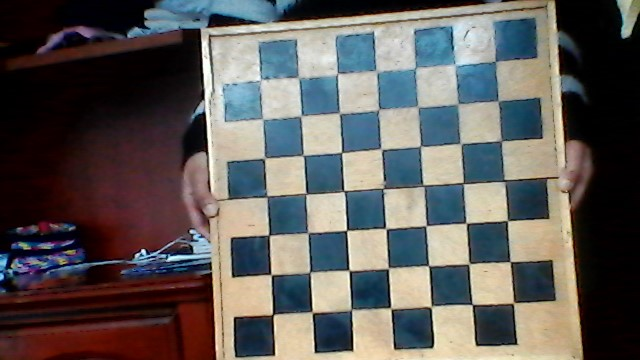
#> input picture PC_images/image1.jpg, 640 x 360 px; its folder holds only this picture in this run
$ python calibration.py
#> lines starting #> are read from the running program, lines starting #| are printed output that depends on the picture; after the words box and inside, x2 and y2 are one past the last pixel; in counts of white or black regions, pixels touching at a corner belong together; long printed decimals are rounded
import numpy as np
import cv2
import glob
import os
import json

w = 7
h = 7

# termination criteria
criteria = (cv2.TERM_CRITERIA_EPS + cv2.TERM_CRITERIA_MAX_ITER, 30, 0.001)

# prepare object points, like (0,0,0), (1,0,0), (2,0,0) ....,(6,5,0)
objp = np.zeros((h * w, 3), np.float32)
objp[:, :2] = np.mgrid[0:w, 0:h].T.reshape(-1, 2)
# Arrays to store object points and image points from all the images.
objpoints = []  # 3d point in real world space
imgpoints = []  # 2d points in image plane.

path = r'.\PC_images' #r'.\Phone_images'
path_file = os.path.join(path, 'image*.jpg')

images = glob.glob(path_file)
print(images)
for fname in images:
    img = cv2.imread(fname)
#> img is the input picture: shape (360, 640, 3); mean B, G, R 89, 90.8, 94.3
    gray = cv2.cvtColor(img, cv2.COLOR_BGR2GRAY)
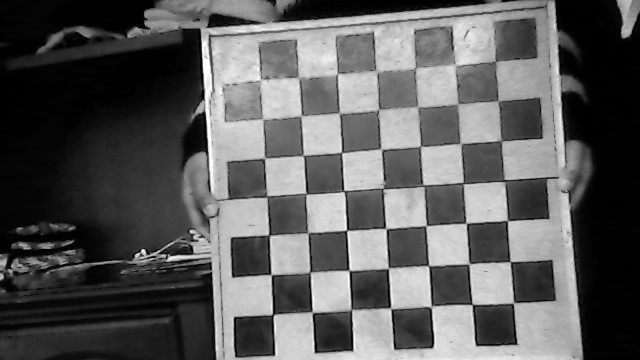
#> gray: shape (360, 640); min 0, max 255, mean 91.6
    # Find the chess board corners
    ret, corners = cv2.findChessboardCorners(gray, (w, h), None)
#> ret = True; corners = 49 rows, first 8: [495.2, 61.29], [498.1, 101.2], [501.3, 141.8], [505.8, 179.7], [507.6, 221.5], [510, 261.5], [512.5, 303.6], [455.2, 63.8]

    # If found, add object points, image points (after refining them)
    if ret == True:
        objpoints.append(objp)

        corners2 = cv2.cornerSubPix(gray, corners, (11, 11), (-1, -1), criteria)
#> corners2 = 49 rows, first 8: [495.2, 61.26], [498, 100.9], [501.3, 140.6], [504.3, 180.6], [507.3, 220.6], [510.1, 261.7], [513.4, 302.9], [455.3, 65.41]
        imgpoints.append(corners2)

        # Draw and display the corners
        img = cv2.drawChessboardCorners(img, (w, h), corners2, ret)
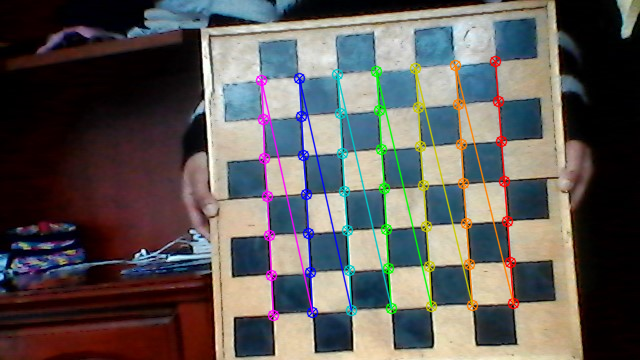
#> img: shape (360, 640, 3); 5.67% of pixels changed, all inside (x1, y1, x2, y2) = (255, 55, 520, 322)
        cv2.imshow('img', img)
        cv2.waitKey(250)

cv2.destroyAllWindows()
ret, mtx, dist, rvecs, tvecs = cv2.calibrateCamera(objpoints, imgpoints, gray.shape[::-1], None, None)
#> ret = 0.365; mtx = [[702.3, 0, 310.3], [0, 710.4, 243.5], [0, 0, 1]]; dist = [[0.374, -3.25, 0.0112, -0.0106, 11.19]]; rvecs = ([0.0317, 0.117, 1.51],); tvecs = ([4.68, -4.56, 17.81],)

print(mtx)
#| [[702.266   0.         310.318]
#|  [  0.         710.397 243.507]
#|  [  0.           0.           1.        ]]
print(dist)
#| [[ 3.73784121e-01 -3.25217078e+00  1.12434695e-02 -1.05823685e-02
#|    1.11858607e+01]]

# reprojection error
mean_error = 0
for i in range(len(objpoints)):
    imgpoints2, _ = cv2.projectPoints(objpoints[i], rvecs[i], tvecs[i], mtx, dist)
    error = cv2.norm(imgpoints[i], imgpoints2, cv2.NORM_L2) / len(imgpoints2)
    mean_error += error
#> this loop made 1 pass
#> (error, mean_error) on pass 1: (0.0522, 0.0522)
#> after the loop, mean_error = 0.0522

print("total error: {}".format(mean_error / len(objpoints)))
#| total error: 0.05216

file_name = 'calibration_pc.json'
json_file = os.path.join(path, file_name)

data = {
    'K': mtx.tolist(),
    'distortion': dist.tolist()
}
#> data = {'K': [[702.3, 0, 310.3], [0, 710.4, 243.5], [0, 0, 1]], 'distortion': [[0.374, -3.25, 0.0112, -0.0106, 11.19]]}

with open(json_file, 'w') as fp:
    json.dump(data, fp, sort_keys=True, indent=1, ensure_ascii=False)

with open(json_file) as fp:
    json_data = json.load(fp)
print(json_data)

$ run again, on PC_images/image13.jpg
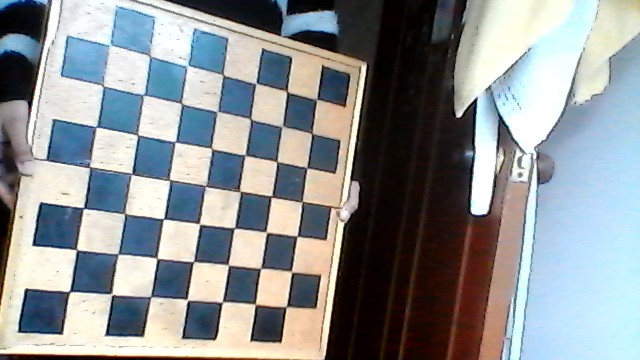
#> input picture PC_images/image13.jpg, 640 x 360 px
#> img is the input picture: shape (360, 640, 3); mean B, G, R 147.3, 145, 140.5
#> `gray = cv2.cvtColor(img, cv2.COLOR_BGR2GRAY)`:
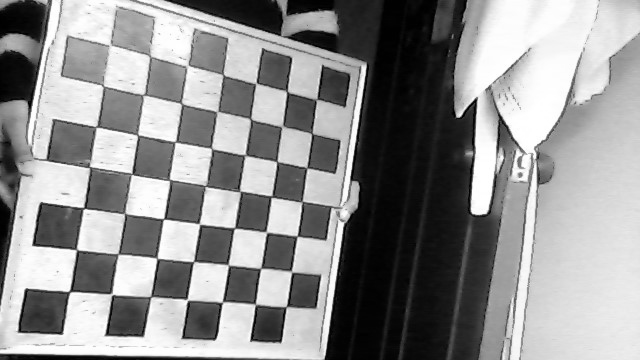
#> gray: shape (360, 640); min 0, max 255, mean 143.9
#> `ret, corners = cv2.findChessboardCorners(gray, (w, h), None)`: ret = True; corners = 49 rows, first 8: [110.1, 45.26], [149.4, 56.63], [187.5, 65.35], [223.5, 74.28], [256.1, 82.23], [286.5, 91.87], [316, 100.2], [102.8, 86.41]
#> corners2 = 49 rows, first 8: [109.9, 44.91], [150.2, 55.97], [187.4, 65.34], [222.9, 74.93], [256.1, 83.47], [286.9, 91.43], [316.7, 99.48], [103.4, 85.75]
#> `img = cv2.drawChessboardCorners(img, (w, h), corners2, ret)`:
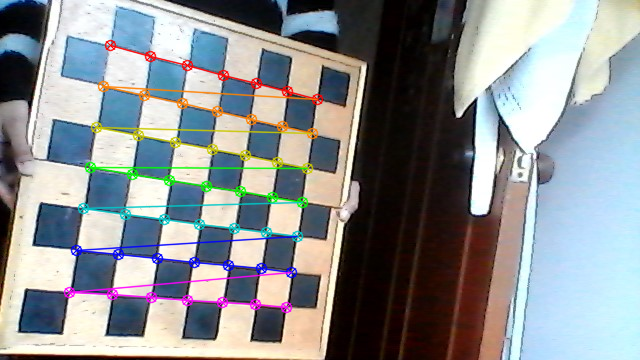
#> img: shape (360, 640, 3); 5.32% of pixels changed, all inside (x1, y1, x2, y2) = (63, 39, 324, 314)
#> `ret, mtx, dist, rvecs, tvecs = cv2.calibrateCamera(objpoints, imgpoint..`: ret = 0.315; mtx = [[467.7, 0, 318.4], [0, 514.4, 173.3], [0, 0, 1]]; dist = [[0.0519, -0.16, -0.00116, -0.00919, 0.211]]; rvecs = ([-0.0083, -0.383, 0.164],); tvecs = ([-5.54, -3.1, 12.67],)
#| [[467.730    0.         318.382]
#|  [  0.         514.439 173.256]
#|  [  0.           0.           1.        ]]
#| [[ 0.05195 -0.1601 -0.001162 -0.009188  0.2105]]
#> the loop `for i in range(len(objpoints)):` made 1 pass
#> (error, mean_error) on pass 1: (0.045, 0.045)
#> after the loop `for i in range(len(objpoints)):`: mean_error = 0.045
#| total error: 0.04496
#> data = {'K': [[467.7, 0, 318.4], [0, 514.4, 173.3], [0, 0, 1]], 'distortion': [[0.0519, -0.16, -0.00116, -0.00919, 0.211]]}

$ run again, on PC_images/image14.jpg
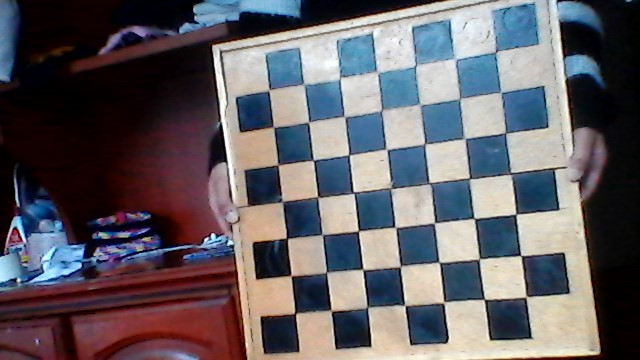
#> input picture PC_images/image14.jpg, 640 x 360 px
#> img is the input picture: shape (360, 640, 3); mean B, G, R 100.2, 94.7, 98.6
#> `gray = cv2.cvtColor(img, cv2.COLOR_BGR2GRAY)`:
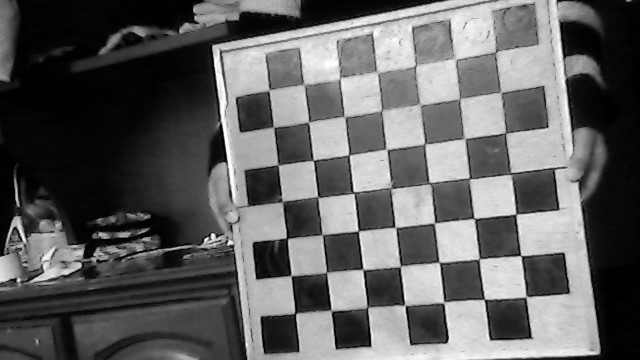
#> gray: shape (360, 640); min 0, max 255, mean 96.5
#> `ret, corners = cv2.findChessboardCorners(gray, (w, h), None)`: ret = True; corners = 49 rows, first 8: [495.5, 52.27], [501.5, 92.26], [505.6, 132.9], [509.8, 174.4], [516, 214.5], [520.7, 255.5], [525.8, 296.6], [456.6, 58.7]
#> corners2 = 49 rows, first 8: [495.5, 51.76], [501, 92.54], [505.5, 132.9], [510.6, 173.4], [515.7, 214.3], [520.8, 255.6], [525.8, 296.9], [455.1, 59.3]
#> `img = cv2.drawChessboardCorners(img, (w, h), corners2, ret)`:
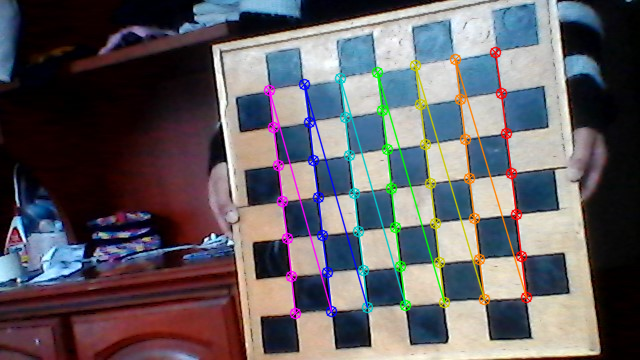
#> img: shape (360, 640, 3); 5.62% of pixels changed, all inside (x1, y1, x2, y2) = (263, 46, 533, 320)
#> `ret, mtx, dist, rvecs, tvecs = cv2.calibrateCamera(objpoints, imgpoint..`: ret = 0.32; mtx = [[789.4, 0, 338], [0, 783, 215.1], [0, 0, 1]]; dist = [[0.47, -7.74, 0.0142, -0.00632, 44.87]]; rvecs = ([0.27, 0.232, 1.44],); tvecs = ([3.82, -4, 19.13],)
#| [[789.391   0.         338.012]
#|  [  0.         782.959 215.067]
#|  [  0.           0.           1.        ]]
#| [[ 4.69810650e-01 -7.74122490e+00  1.41767344e-02 -6.31759273e-03
#|    4.48749400e+01]]
#> the loop `for i in range(len(objpoints)):` made 1 pass
#> (error, mean_error) on pass 1: (0.0458, 0.0458)
#> after the loop `for i in range(len(objpoints)):`: mean_error = 0.0458
#| total error: 0.04575
#> data = {'K': [[789.4, 0, 338], [0, 783, 215.1], [0, 0, 1]], 'distortion': [[0.47, -7.74, 0.0142, -0.00632, 44.87]]}

$ run again, on PC_images/image15.jpg
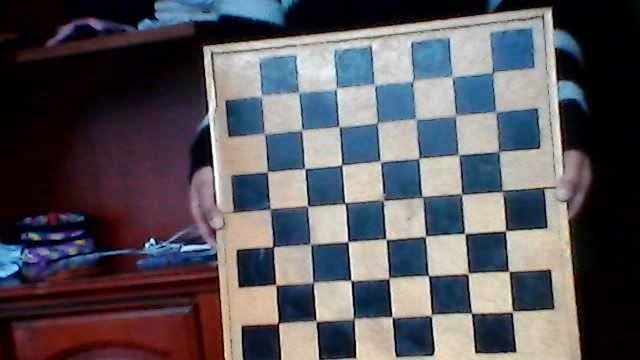
#> input picture PC_images/image15.jpg, 640 x 360 px
#> img is the input picture: shape (360, 640, 3); mean B, G, R 90.3, 84.2, 87
#> `gray = cv2.cvtColor(img, cv2.COLOR_BGR2GRAY)`:
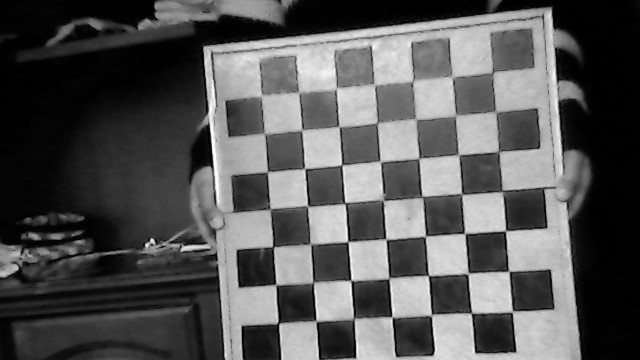
#> gray: shape (360, 640); min 0, max 255, mean 85.7
#> `ret, corners = cv2.findChessboardCorners(gray, (w, h), None)`: ret = True; corners = 49 rows, first 8: [492.7, 72.72], [495.5, 112], [499, 151], [502.5, 190.6], [505.2, 231.3], [509.1, 271.5], [512.5, 311.5], [452, 76.5]
#> corners2 = 49 rows, first 8: [492.5, 72.23], [495.5, 111.6], [498.7, 151.6], [502.4, 190.9], [505.5, 231], [508.7, 271.3], [512.3, 311.5], [452.1, 76.89]
#> `img = cv2.drawChessboardCorners(img, (w, h), corners2, ret)`:
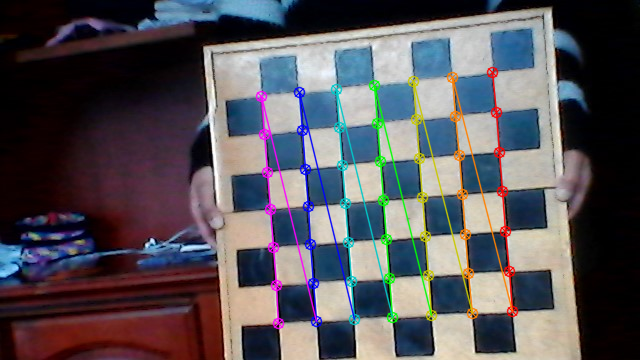
#> img: shape (360, 640, 3); 5.58% of pixels changed, all inside (x1, y1, x2, y2) = (255, 66, 519, 330)
#> `ret, mtx, dist, rvecs, tvecs = cv2.calibrateCamera(objpoints, imgpoint..`: ret = 0.298; mtx = [[807.3, 0, 298.3], [0, 807.3, 209.4], [0, 0, 1]]; dist = [[0.19, -2.64, 0.00886, -0.0163, 20.47]]; rvecs = ([0.146, 0.16, 1.49],); tvecs = ([4.9, -3.46, 20.25],)
#| [[807.312   0.         298.315]
#|  [  0.         807.324 209.409]
#|  [  0.           0.           1.        ]]
#| [[ 1.90472459e-01 -2.64252569e+00  8.85588521e-03 -1.63336551e-02
#|    2.04744589e+01]]
#> the loop `for i in range(len(objpoints)):` made 1 pass
#> (error, mean_error) on pass 1: (0.0426, 0.0426)
#> after the loop `for i in range(len(objpoints)):`: mean_error = 0.0426
#| total error: 0.04257
#> data = {'K': [[807.3, 0, 298.3], [0, 807.3, 209.4], [0, 0, 1]], 'distortion': [[0.19, -2.64, 0.00886, -0.0163, 20.47]]}

$ run again, on PC_images/image10.jpg
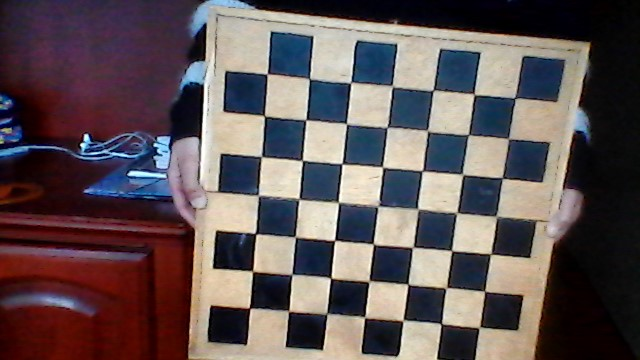
#> input picture PC_images/image10.jpg, 640 x 360 px
#> img is the input picture: shape (360, 640, 3); mean B, G, R 85.5, 83.9, 96
#> `gray = cv2.cvtColor(img, cv2.COLOR_BGR2GRAY)`:
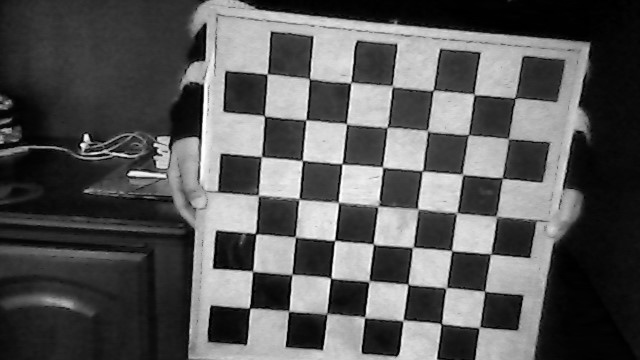
#> gray: shape (360, 640); min 0, max 255, mean 87.7
#> `ret, corners = cv2.findChessboardCorners(gray, (w, h), None)`: ret = True; corners = 49 rows, first 8: [266.9, 73.86], [309.5, 78.74], [350.5, 82.89], [392, 84.91], [433.3, 90.11], [474.4, 94.59], [514.5, 98.12], [264.4, 116]
#> corners2 = 49 rows, first 8: [267.3, 74.08], [309.4, 78.59], [350.8, 82.42], [392, 86.08], [433.2, 90.34], [474.1, 94.43], [515.3, 97.87], [264.5, 115.8]
#> `img = cv2.drawChessboardCorners(img, (w, h), corners2, ret)`:
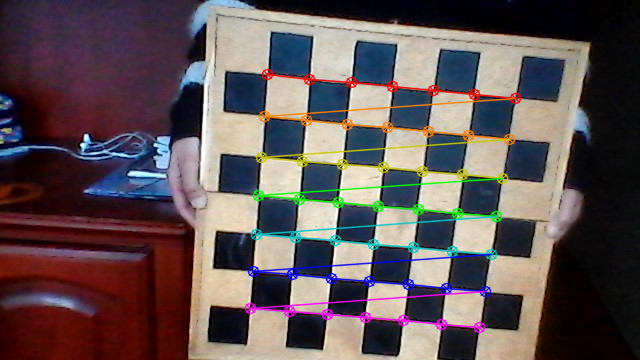
#> img: shape (360, 640, 3); 5.75% of pixels changed, all inside (x1, y1, x2, y2) = (244, 68, 522, 334)
#> `ret, mtx, dist, rvecs, tvecs = cv2.calibrateCamera(objpoints, imgpoint..`: ret = 0.303; mtx = [[566.4, 0, 318.7], [0, 562.9, 177], [0, 0, 1]]; dist = [[0.189, -1.72, 0.00452, -0.00707, 7.24]]; rvecs = ([0.198, -0.0186, 0.0916],); tvecs = ([-1.22, -2.47, 13.58],)
#| [[566.449   0.         318.720 ]
#|  [  0.         562.919 177.024]
#|  [  0.           0.           1.        ]]
#| [[ 1.88702939e-01 -1.72112918e+00  4.51952745e-03 -7.06551300e-03
#|    7.23660068e+00]]
#> the loop `for i in range(len(objpoints)):` made 1 pass
#> (error, mean_error) on pass 1: (0.0432, 0.0432)
#> after the loop `for i in range(len(objpoints)):`: mean_error = 0.0432
#| total error: 0.04322
#> data = {'K': [[566.4, 0, 318.7], [0, 562.9, 177], [0, 0, 1]], 'distortion': [[0.189, -1.72, 0.00452, -0.00707, 7.24]]}
